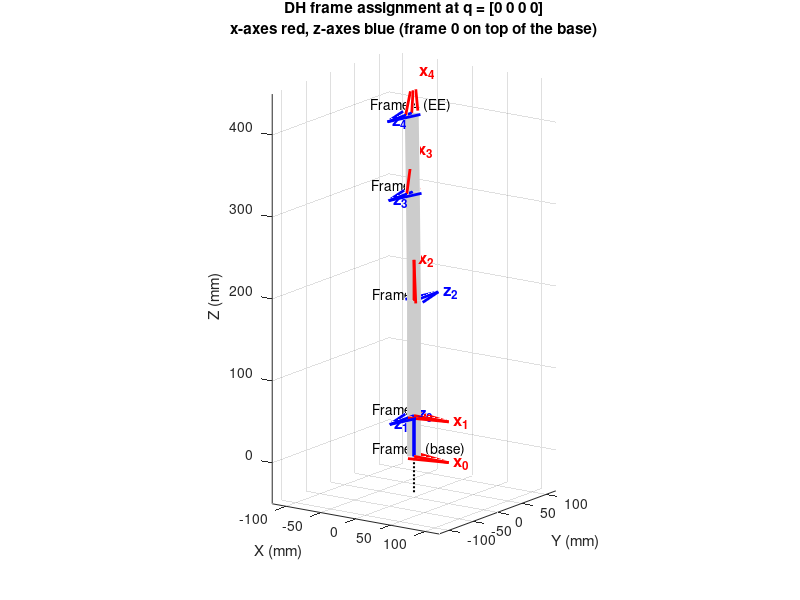

MATLAB code to generate this figure:
% PLOT_DH_FRAMES  Draws the DH frames (x red, z blue, as in Tutorial 03) of the
% Team 13 arm at a given configuration and saves dh_frames.png. Frame 0 = top of base.

q = [0 0 0 0];                                  % zero (initial) configuration
rows = [q(1)            0.04975 0        pi/2;
        q(2)+pi/2       0       0.140    pi;
        q(3)-0.012434   0       0.132900 pi;
        q(4)-0.082320   0.01226 0.100245 0];

T = eye(4); F = {T};
for i = 1:4
    th = rows(i,1); d = rows(i,2); a = rows(i,3); al = rows(i,4);
    T = T * [cos(th) -sin(th)*cos(al)  sin(th)*sin(al) a*cos(th);
             sin(th)  cos(th)*cos(al) -cos(th)*sin(al) a*sin(th);
             0        sin(al)          cos(al)         d;
             0 0 0 1];
    F{end+1} = T; %#ok<AGROW>
end

fig = figure('Visible', 'off', 'Color', 'w', 'Position', [100 100 700 900]);
hold on; axis equal; grid on; L = 0.05;          % axis arrow length (m)
P = cell2mat(cellfun(@(M) M(1:3,4), F, 'UniformOutput', false));
plot3(P(1,:)*1e3, P(2,:)*1e3, P(3,:)*1e3, '-', 'Color', [0.8 0.8 0.8], 'LineWidth', 10);  % links (light, under the arrows)
plot3([0 0], [0 0], [-43.8 0], 'k:', 'LineWidth', 1.5);                      % base below frame 0
names = {'0 (base)', '1', '2', '3', '4 (EE)'};
for i = 1:5
    o = F{i}(1:3,4); x = F{i}(1:3,1); z = F{i}(1:3,3);
    quiver3(o(1)*1e3, o(2)*1e3, o(3)*1e3, L*x(1)*1e3, L*x(2)*1e3, L*x(3)*1e3, 0, 'r', 'LineWidth', 2, 'MaxHeadSize', 0.6);
    quiver3(o(1)*1e3, o(2)*1e3, o(3)*1e3, L*z(1)*1e3, L*z(2)*1e3, L*z(3)*1e3, 0, 'b', 'LineWidth', 2, 'MaxHeadSize', 0.6);
    text((o(1)+L*x(1))*1e3, (o(2)+L*x(2))*1e3, (o(3)+L*x(3))*1e3, sprintf(' x_{%d}', i-1), 'Color', 'r', 'FontSize', 12, 'FontWeight', 'bold');
    text((o(1)+L*z(1))*1e3, (o(2)+L*z(2))*1e3, (o(3)+L*z(3))*1e3, sprintf(' z_{%d}', i-1), 'Color', 'b', 'FontSize', 12, 'FontWeight', 'bold');
    text(o(1)*1e3 - 60, o(2)*1e3, o(3)*1e3, ['Frame ' names{i}], 'FontSize', 10);
end
xlabel('X (mm)'); ylabel('Y (mm)'); zlabel('Z (mm)');
title({'DH frame assignment at q = [0 0 0 0]', 'x-axes red, z-axes blue (frame 0 on top of the base)'});
view(35, 15); xlim([-120 120]); ylim([-120 120]); zlim([-50 450]);
exportgraphics(fig, fullfile(fileparts(mfilename('fullpath')), 'dh_frames.png'), 'Resolution', 200);
fprintf('Saved dh_frames.png\n');
